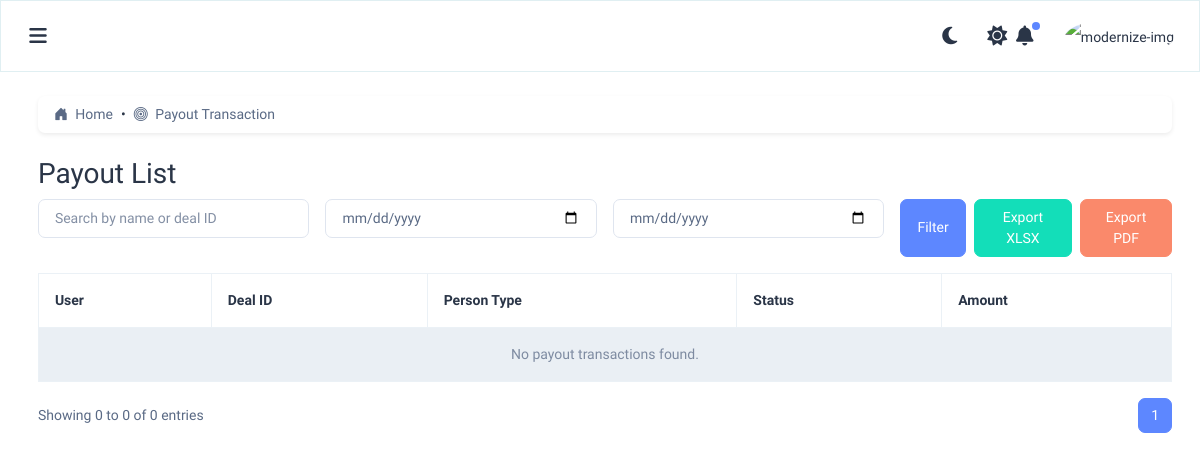
Page /payout/ on the earlier database version.
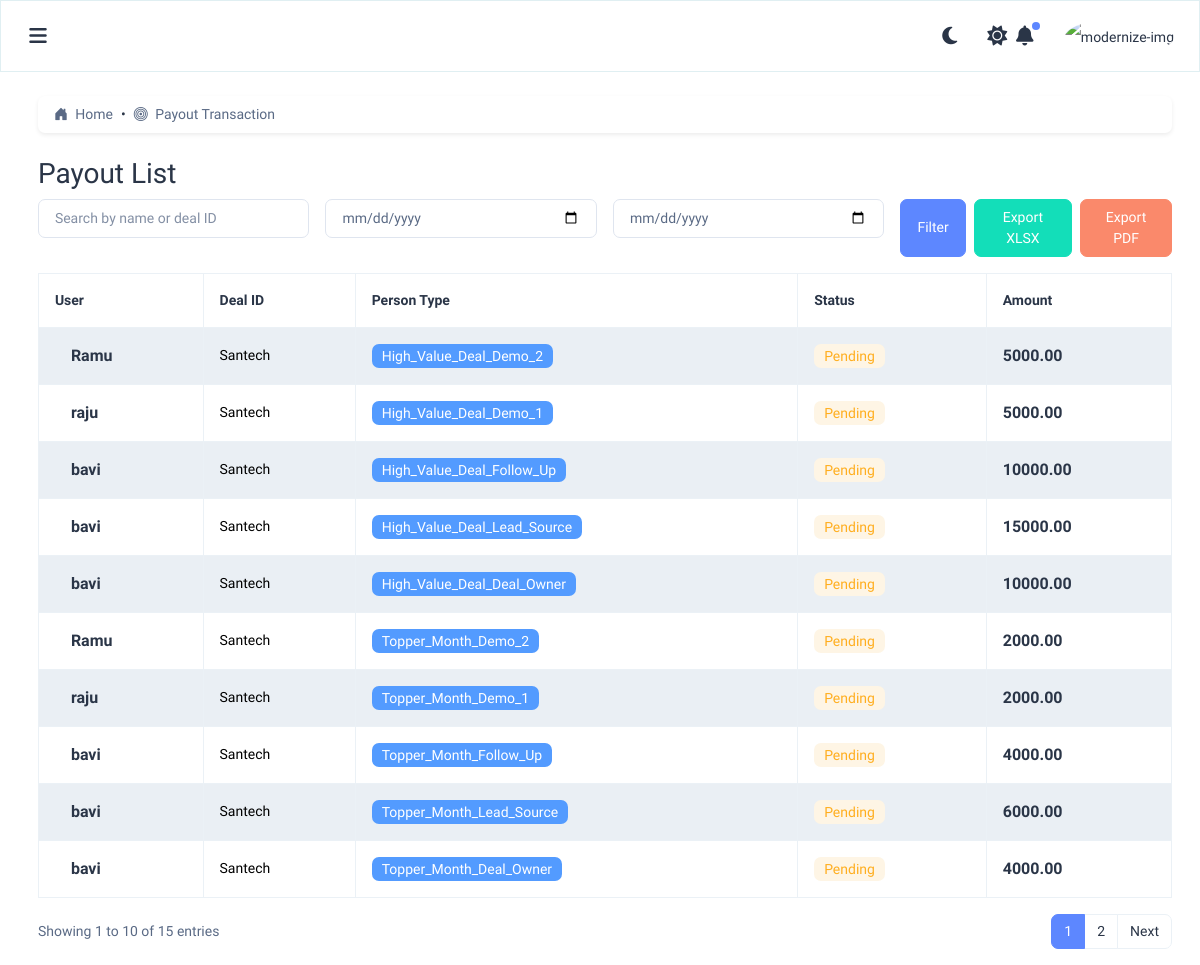
Same page on the later database version.
### incentives/models.py (models this page shows, shortened)
class AuditMixin(models.Model):
    created_by = models.CharField(max_length=100, null=True, blank=True)
    updated_by = models.CharField(max_length=100, null=True, blank=True)
    created_at = models.DateTimeField(default=timezone.now)
    updated_at = models.DateTimeField(auto_now=True)
    class Meta:
        abstract = True

class PayoutTransaction(AuditMixin):
    INCENTIVE_PERSON_CHOICES = [
        ('deal_source', 'Deal Source'),
        ('deal_owner', 'Deal Owner'),
        ('follow_up', 'Follow Up'),
        ('demo_1', 'Demo 1'),
        ('demo_2', 'Demo 2'),
    ]
    PAYOUT_STATUS_CHOICES = [
        ('Pending', 'Pending'),
        ('Paid', 'Paid'),
        ('Hold', 'Hold'),
        ('Rejected', 'Rejected'),
    ]
    PAYMENT_METHOD_CHOICES = [
        ('Bank Transfer', 'Bank Transfer'),
        ('Cheque', 'Cheque'),
    ]
    deal = models.ForeignKey('Deal', on_delete=models.CASCADE, null=True, blank=True)
    incentive_transaction = models.ForeignKey(
        'Transaction',
        on_delete=models.CASCADE,
        related_name='payouts'
    )
    user = models.ForeignKey(UserProfile, related_name='payout_trans', on_delete=models.CASCADE, null=True, blank=True)
    incentive_person_type = models.CharField(max_length=100, choices=INCENTIVE_PERSON_CHOICES)
    payout_amount = models.DecimalField(max_digits=10, decimal_places=2, default=0)
    payout_status = models.CharField(max_length=50, choices=PAYOUT_STATUS_CHOICES, default='Pending')
    payout_message = models.CharField(max_length=50, blank=True, null=True)
    payout_date = models.DateTimeField(auto_now_add=True)
    payment_method = models.CharField(max_length=100, choices=PAYMENT_METHOD_CHOICES, default='Bank Transfer')
    transaction_date = models.DateTimeField(auto_now_add=True)
    notes = models.TextField(blank=True, null=True)
    version = models.PositiveIntegerField(default=1)
    is_latest = models.BooleanField(default=True)
    class Meta:
        verbose_name = 'Payout Transaction'
        verbose_name_plural = 'Payout Transactions'
        ordering = ['-payout_date']

class UserProfile(AuditMixin):
    fullname = models.CharField(max_length=100)
    phone = models.CharField(max_length=15)
    mail_id = models.EmailField(unique=True)
    password = models.CharField(max_length=100)
    user_type = models.ForeignKey(Role, on_delete=models.SET_NULL, null=True, verbose_name="Role")
    team_head = models.ForeignKey(
        'self',
        on_delete=models.SET_NULL,
        null=True,
        blank=True,
        related_name='salespersons',  # Reverse relation: manager.salespersons.all()
        verbose_name="Reports To"
    )
    doj = models.DateField(verbose_name="Date of Joining")
    employee_id = models.CharField(max_length=50, unique=True)
    enable_login = models.BooleanField(default=True)
    coordinator = models.BooleanField(default=True)

class Deal(AuditMixin):
    DOMESTIC = 'domestic'
    INTERNATIONAL = 'international'
    DEAL_TYPE_CHOICES = [
        (DOMESTIC, 'Domestic'),
        (INTERNATIONAL, 'International'),
    ]
    clientName = models.CharField(max_length=255)
    segment = models.ForeignKey(Segment, related_name='deal_segment', on_delete=models.CASCADE, null=True, blank=True)
    dealType = models.CharField(
        max_length=15,
        choices=DEAL_TYPE_CHOICES,
        default=DOMESTIC,  # or any default you prefer
    )
    dealWonDate = models.DateField(null=True, blank=True)
    subDate = models.DateField(null=True, blank=True)
    subrenewDate = models.DateField(null=True, blank=True)
    subAmount = models.DecimalField(max_digits=10, decimal_places=2, null=True, blank=True)
    setupCharges = models.DecimalField(max_digits=10, decimal_places=2, null=True, blank=True)
    refDocs = models.FileField(upload_to='deals/ref_docs/', null=True, blank=True)
    monthlySubscription = models.DecimalField(max_digits=10, decimal_places=2)
    newMarketPenetration = models.CharField(max_length=3, choices=[('Yes', 'Yes'), ('No', 'No')])
    newMarketCountry = models.CharField(max_length=255, blank=True, null=True)
    dealownerSalesPerson = models.ForeignKey(UserProfile, related_name='deals_as_owner', on_delete=models.CASCADE, null=True, blank=True)
    followUpSalesPerson = models.ForeignKey(UserProfile, related_name='deals_as_followup', on_delete=models.CASCADE, null=True, blank=True)
    demo1SalesPerson = models.ForeignKey(UserProfile, related_name='deals_as_demo1', on_delete=models.CASCADE, null=True, blank=True)
    demo2SalesPerson = models.ForeignKey(UserProfile, related_name='deals_as_demo2', on_delete=models.CASCADE, null=True, blank=True)
    leadSource = models.ForeignKey(UserProfile, related_name='leadsource', on_delete=models.CASCADE, null=True, blank=True)
    status = models.CharField(max_length=255, default="Non Approve")

### incentives/views.py (the view)
# urls.py: path('payout/', views.payout, name='payout'),
def payout(request):
    search_query = request.GET.get('search', '')
    from_date = request.GET.get('from_date')
    to_date = request.GET.get('to_date')
    export_format = request.GET.get('export')
    payouts = PayoutTransaction.objects.all().order_by('-created_at')
    if search_query:
        payouts = payouts.filter(
            Q(user__fullname__icontains=search_query) |
            Q(deal_id__icontains=search_query)
        )
    if from_date and to_date:
        from_date = parse_date(from_date)
        to_date = parse_date(to_date)
        if from_date and to_date:
            payouts = payouts.filter(created_at__range=(from_date, to_date))
    if export_format == 'xlsx':
        return export_payouts_to_xlsx(payouts)
    elif export_format == 'pdf':
        return export_payouts_to_pdf(payouts)
    paginator = Paginator(payouts, 10)  # 10 per page
    page_number = request.GET.get('page')
    page_obj = paginator.get_page(page_number)
    return render(request, 'owner/payout/payout_list.html', {
        'payouts': page_obj,
        'search_query': search_query,
        'from_date': from_date,
        'to_date': to_date
    })

### incentives/templatetags/permissions_tags.py (called while the page is built)
@register.filter
def has_any_permission(permissions, value):
    try:
        module, action = [s.strip() for s in value.split(",")]
        return permissions.get((module, action), False)
    except ValueError:
        return False

### incentives/templates/owner/payout/payout_list.html (shortened to what this page needs)
{% extends 'layouts/layout.html' %}
{% load static %}  {% load permissions_tags %}
{% load form_filters %}
{% block content %}
  <div class="card mb-4 shadow-sm">
    <div class="card-body py-2 px-3">
      <nav aria-label="breadcrumb">
        <ol class="breadcrumb mb-0">
          <li class="breadcrumb-item">
            <a href="{% url 'admin_dashboard' %}" class="text-decoration-none text-primary">
              <i class="bi bi-house-door-fill me-1"></i> Home
            </a>
          </li>
          <li class="breadcrumb-item active" aria-current="page">
            <i class="bi bi-bullseye me-1"></i> Payout Transaction
          </li>
        </ol>
      </nav>
    </div>
  </div>
  <h2>Payout List</h2>
<form method="get" class="row g-3 mb-3">
  <div class="col-md-3">
    <input type="text" name="search" value="{{ search_query }}" class="form-control" placeholder="Search by name or deal ID">
  </div>
  <div class="col-md-3">
    <input type="date" name="from_date" value="{{ from_date }}" class="form-control">
  </div>
  <div class="col-md-3">
    <input type="date" name="to_date" value="{{ to_date }}" class="form-control">
  </div>
  <div class="col-md-3 d-flex gap-2">
    <button type="submit" class="btn btn-primary">Filter</button>
    <a href="?{% if search_query %}search={{ search_query }}&{% endif %}{% if from_date and to_date %}from_date={{ from_date }}&to_date={{ to_date }}&{% endif %}export=xlsx" class="btn btn-success">Export XLSX</a>
    <a href="?{% if search_query %}search={{ search_query }}&{% endif %}{% if from_date and to_date %}from_date={{ from_date }}&to_date={{ to_date }}&{% endif %}export=pdf" class="btn btn-danger">Export PDF</a>
  </div>
</form>
  <div class="table-responsive">
    <table class="table table-striped table-bordered align-middle">
      <thead>
        <tr>
          <th>User</th>
          <th>Deal ID</th>
          <th>Person Type</th>
          <th>Status</th>
          <th>Amount</th>
        </tr>
      </thead>
      <tbody>
        {% for payout in payouts %}
        <tr>
          <td>
            <div class="d-flex align-items-center">
              <div class="ms-3">
                <h6 class="fs-4 fw-semibold mb-0">{{ payout.user.fullname }}</h6>
              </div>
            </div>
          </td>
          <td>{{ payout.deal.clientName }}</td>
          <td>
            <span class="badge bg-info text-white">{{ payout.incentive_person_type|title }}</span>
          </td>
          <td>
            {% if payout.payout_status == 'Paid' %}
              <span class="badge bg-success-subtle text-success">{{ payout.payout_status }}</span>
            {% elif payout.payout_status == 'Pending' %}
              <span class="badge bg-warning-subtle text-warning">{{ payout.payout_status }}</span>
            {% elif payout.payout_status == 'Hold' %}
              <span class="badge bg-secondary-subtle text-secondary">{{ payout.payout_status }}</span>
            {% else %}
              <span class="badge bg-danger-subtle text-danger">{{ payout.payout_status }}</span>
            {% endif %}
          </td>
          <td><h6 class="fs-4 fw-semibold mb-0">{{ payout.payout_amount }}</h6></td>
        </tr>
        {% empty %}
        <tr>
          <td colspan="5" class="text-center text-muted">No payout transactions found.</td>
        </tr>
        {% endfor %}
      </tbody>
    </table>
    <div class="d-flex justify-content-between align-items-center mt-3">
  <div>
    Showing {{ payouts.start_index }} to {{ payouts.end_index }} of {{ payouts.paginator.count }} entries
  </div>
  <nav>
    <ul class="pagination mb-0">
      {% for num in payouts.paginator.page_range %}
        {% if payouts.number == num %}
        <li class="page-item active"><span class="page-link">{{ num }}</span></li>
        {% else %}
        <li class="page-item"><a class="page-link" href="?page={{ num }}&search={{ search_query }}&from_date={{ from_date }}&to_date={{ to_date }}">{{ num }}</a></li>
        {% endif %}
      {% endfor %}
      {% if payouts.has_next %}
      <li class="page-item">
        <a class="page-link" href="?page={{ payouts.next_page_number }}&search={{ search_query }}&from_date={{ from_date }}&to_date={{ to_date }}">Next</a>
      </li>
      {% endif %}
    </ul>
  </nav>
</div>
  </div>
{% endblock %}

### incentives/templates/layouts/layout.html (shortened to what this page needs)
{% load static %}  {% load permissions_tags %}
{% load permissions_tags %}
<!DOCTYPE html>
<html lang="en" dir="ltr" data-bs-theme="light" data-color-theme="Blue_Theme" data-layout="vertical">
<head>
  <link rel="stylesheet" href="{% static 'css/styles.css' %}">
  <link rel="stylesheet" href="{% static 'css/owl.carousel.min.css' %}">
  <link rel="stylesheet" href="{% static 'css/main.css' %}">
  <link href="https://cdn.jsdelivr.net/npm/select2@4.0.13/dist/css/select2.min.css" rel="stylesheet" />
  <link href="https://cdnjs.cloudflare.com/ajax/libs/font-awesome/6.5.0/css/all.min.css" rel="stylesheet">
  <link href="https://cdn.jsdelivr.net/npm/select2@4.1.0-rc.0/dist/css/select2.min.css" rel="stylesheet" />
  <link href="https://cdn.jsdelivr.net/npm/bootstrap-icons@1.10.5/font/bootstrap-icons.css" rel="stylesheet">
</head>
<body>
  <div id="main-wrapper">
    <div class="page-wrapper">
      {% include 'layouts/topnavbar.html' %}
      <div class="body-wrapper">
        <div class="container-fluid mt-100">
          {% block content %}{% endblock %}
        </div>
      </div>
    </div>
</body>
</html>

### incentives/templates/layouts/sidebar.html (shortened to what this page needs)
{% load static %}  {% load permissions_tags %}

### incentives/templates/layouts/topnavbar.html (shortened to what this page needs)
{% load static %}  {% load permissions_tags %}
<header class="topbar">
    <div class="with-vertical">
      <nav class="navbar navbar-expand-lg p-0">
        <ul class="navbar-nav">
          <li class="nav-item nav-icon-hover-bg rounded-circle ms-n2">
            <a class="nav-link sidebartoggler" id="headerCollapse" href="javascript:void(0)">
                <i class="fa-solid fa-bars"></i>
            </a>
          </li>
        </ul>
        <div class="collapse navbar-collapse justify-content-end" id="navbarNav">
          <div class="d-flex align-items-center justify-content-between">
            <ul class="navbar-nav flex-row ms-auto align-items-center justify-content-center">
                <li class="nav-item nav-icon-hover-bg rounded-circle">
                    <a class="nav-link moon dark-layout" href="javascript:void(0)">
                        <i class="fa-solid fa-moon"></i>
                    </a>
                    <a class="nav-link sun light-layout" href="javascript:void(0)">
                        <i class="fa-solid fa-sun"></i>
                    </a>
                  </li>
              <li class="nav-item nav-icon-hover-bg rounded-circle dropdown">
                <a class="nav-link position-relative" href="javascript:void(0)" id="drop2" aria-expanded="false">
<i class="fa-solid fa-bell"></i>
                  <div class="notification bg-primary rounded-circle"></div>
                </a>
              </li>
              <li class="nav-item dropdown">
                <a class="nav-link pe-0" href="javascript:void(0)" id="drop1" aria-expanded="false">
                  <div class="d-flex align-items-center">
                    <div class="user-profile-img">
                      <img src="https://bootstrapdemos.adminmart.com/modernize/dist/assets/images/profile/user-1.jpg" class="rounded-circle" width="35" height="35" alt="modernize-img" />
                    </div>
                  </div>
                </a>
                </div>
          </div>
        </div>
    </div>

### incentives/static/css/main.css (style rules this page uses)
:root { --theme-color: #02385c; --secondary-color:#017d91; --text-color: #ffffffba; --shadow-color:#017d911f; }
.text-primary { --bs-text-opacity: 1; color: rgba(var(--theme-color), var(--bs-text-opacity)) !important; }
.topbar { border: 1px solid var( --shadow-color); }

### incentives/templates/layouts/layout.html (style rules this page uses)
#main-wrapper { display: flex; min-height: 100vh; overflow: hidden; }
.page-wrapper { flex-grow: 1; display: flex; flex-direction: column; overflow: hidden; }
.body-wrapper { flex-grow: 25; overflow-y: auto; padding: 1rem; }

Differences in the rows shown:
added PayoutTransaction: user.fullname "Ramu", deal.clientName "Santech", incentive_person_type "High_Value_Deal_Demo_2", payout_status "Pending", payout_amount "5000.00"
added PayoutTransaction: user.fullname "raju", deal.clientName "Santech", incentive_person_type "High_Value_Deal_Demo_1", payout_status "Pending", payout_amount "5000.00"
added PayoutTransaction: user.fullname "bavi", deal.clientName "Santech", incentive_person_type "High_Value_Deal_Follow_Up", payout_status "Pending", payout_amount "10000.00"
added PayoutTransaction: user.fullname "bavi", deal.clientName "Santech", incentive_person_type "High_Value_Deal_Lead_Source", payout_status "Pending", payout_amount "15000.00"
added PayoutTransaction: user.fullname "bavi", deal.clientName "Santech", incentive_person_type "High_Value_Deal_Deal_Owner", payout_status "Pending", payout_amount "10000.00"
added PayoutTransaction: user.fullname "Ramu", deal.clientName "Santech", incentive_person_type "Topper_Month_Demo_2", payout_status "Pending", payout_amount "2000.00"
added PayoutTransaction: user.fullname "raju", deal.clientName "Santech", incentive_person_type "Topper_Month_Demo_1", payout_status "Pending", payout_amount "2000.00"
added PayoutTransaction: user.fullname "bavi", deal.clientName "Santech", incentive_person_type "Topper_Month_Follow_Up", payout_status "Pending", payout_amount "4000.00"
added PayoutTransaction: user.fullname "bavi", deal.clientName "Santech", incentive_person_type "Topper_Month_Lead_Source", payout_status "Pending", payout_amount "6000.00"
added PayoutTransaction: user.fullname "bavi", deal.clientName "Santech", incentive_person_type "Topper_Month_Deal_Owner", payout_status "Pending", payout_amount "4000.00"
Other differences:
{{ payouts.start_index }}: "0" → "1"
{{ payouts.end_index }}: "0" → "10"
{{ payouts.paginator.count }}: "0" → "15"
new list line: "2"
text no longer shown: "No payout transactions found."
text now shown: "Next"
